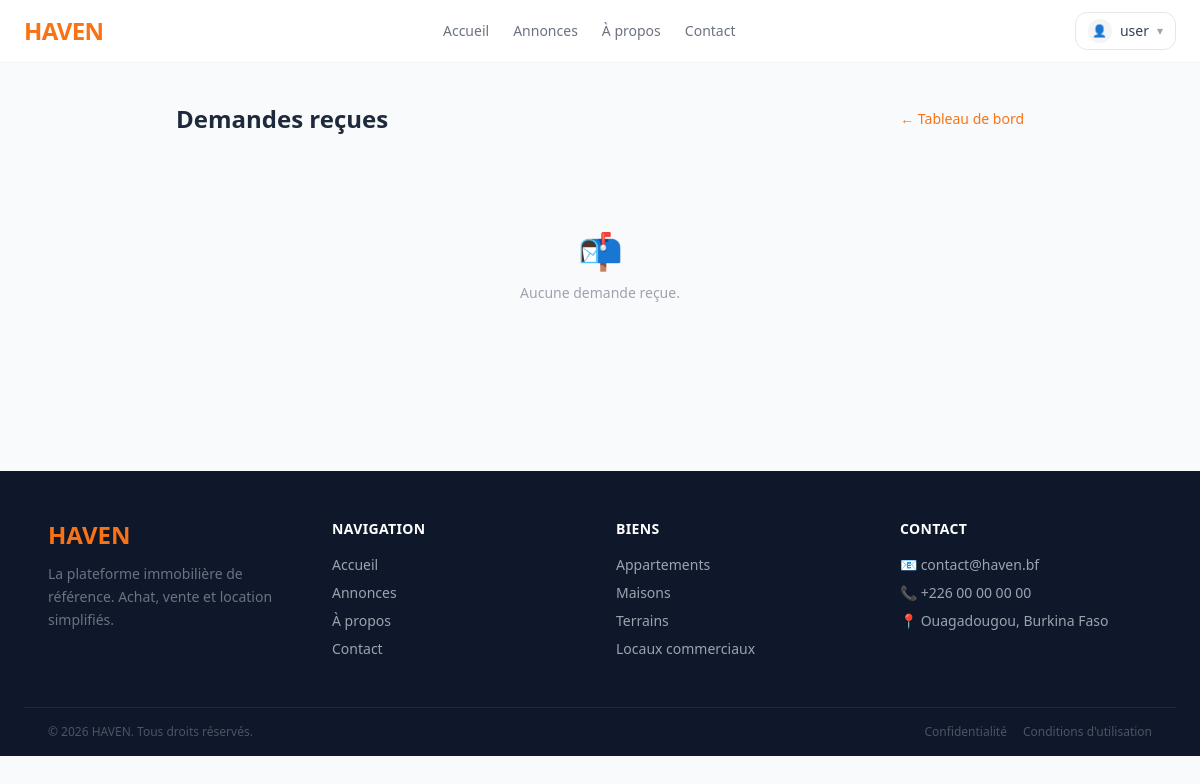
Page /dashboard/visits/received/ (signed in) on the earlier database version.
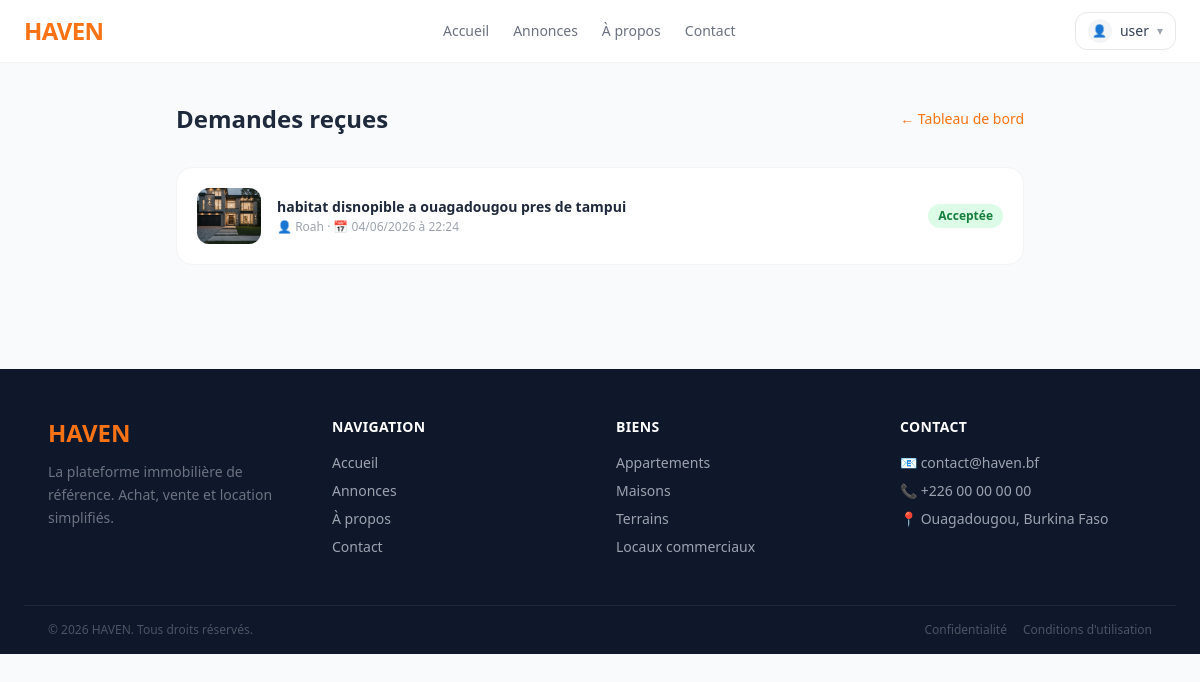
Same page on the later database version.
### apps/visits/models.py (models this page shows, shortened)
class Visit(models.Model):
    STATUS = [
        ('En attente', 'En attente'),
        ('Acceptée', 'Acceptée'),
        ('Refusée', 'Refusée'),
    ]
    listing = models.ForeignKey(Listing, on_delete=models.CASCADE, related_name='visits')
    sender = models.ForeignKey(settings.AUTH_USER_MODEL, on_delete=models.CASCADE, related_name='visits_sent')
    receiver = models.ForeignKey(settings.AUTH_USER_MODEL, on_delete=models.CASCADE, related_name='visits_received')
    status = models.CharField(max_length=20, choices=STATUS, default='En attente')
    date = models.DateTimeField()
    message = models.TextField(blank=True)
    created_at = models.DateTimeField(auto_now_add=True)
    class Meta:
        ordering = ['-created_at']

### apps/listings/models.py (models this page shows, shortened)
class Listing(models.Model):
    STATUS = [
        ('En vente', 'En vente'),
        ('A louer', 'A louer'),
        ('Vendu', 'Vendu'),
        ('Loué', 'Loué'),
    ]
    TYPES = [
        ('Appartement', 'Appartement'),
        ('Maison', 'Maison'),
        ('Local commercial', 'Local commercial'),
        ('Terrain', 'Terrain'),
    ]
    user = models.ForeignKey(settings.AUTH_USER_MODEL,
                            on_delete=models.CASCADE)
    title = models.CharField(max_length=255)
    description = models.TextField()
    property_type = models.CharField(max_length=20, choices=TYPES)
    status = models.CharField(max_length=20, choices=STATUS)
    price = models.DecimalField(max_digits=14,decimal_places=2)
    bathrooms = models.IntegerField()
    bedrooms = models.IntegerField()
    is_available = models.BooleanField(default=True)
    city = models.CharField(max_length=255)
    longitude = models.DecimalField(max_digits=9, decimal_places=6)
    latitude = models.DecimalField(max_digits=9, decimal_places=6)
    created_at = models.DateTimeField(auto_now_add=True)
    area = models.DecimalField(max_digits=8, decimal_places=2, null=True, blank=True)
    def get_first_image(self):
        first = self.images.first()
        return first.image.url if first else None
    class Meta:
        ordering = ['-created_at']

class Images(models.Model):
    listing = models.ForeignKey(Listing,on_delete=models.CASCADE, related_name='images')
    image = models.ImageField(upload_to='listings/images/')
    class Meta:
        ordering = ['listing']

### apps/accounts/models.py (models this page shows, shortened)
class User(AbstractUser):
    profile = models.ImageField(upload_to='profile/',blank=True,null=True)

### apps/visits/views.py (the view)
# urls.py: path('dashboard/visits/received/', views.visits_received, name='visits_received'),
@login_required
def visits_received(request):
    visits = Visit.objects.filter(receiver=request.user).select_related('listing', 'sender')
    return render(request, 'visits/received.html', {'visits': visits})

### templates/visits/received.html (shortened to what this page needs)
{% extends 'base.html' %}
{% block content %}
<div class="max-w-4xl mx-auto px-6 py-10">
    <div class="flex items-center justify-between mb-8">
        <h1 class="text-2xl font-bold text-slate-800">Demandes reçues</h1>
        <a href="{% url 'dashboard' %}" class="text-sm text-orange-500 hover:underline">← Tableau de bord</a>
    </div>
    <div class="space-y-4">
        {% for visit in visits %}
        <div id="visit-{{ visit.pk }}" class="bg-white border border-gray-100 rounded-2xl p-5 flex gap-4 items-center">
            <div class="w-16 h-14 rounded-xl overflow-hidden bg-gray-100 flex-shrink-0">
                {% if visit.listing.get_first_image %}
                    <img src="{{ visit.listing.get_first_image }}" class="w-full h-full object-cover">
                {% else %}
                    <div class="w-full h-full flex items-center justify-center text-xl">🏠</div>
                {% endif %}
            </div>
            <div class="flex-1 min-w-0">
                <h3 class="font-semibold text-slate-800 text-sm truncate">{{ visit.listing.title }}</h3>
                <p class="text-xs text-gray-400 mt-0.5">
                    👤 {{ visit.sender.username }} · 📅 {{ visit.date|date:"d/m/Y à H:i" }}
                </p>
            </div>
            <div class="flex-shrink-0 flex items-center gap-2">
                {% include 'visits/partials/visits_status.html' %}
            </div>
        </div>
        {% empty %}
        <div class="text-center py-16 text-gray-400">
            <p class="text-4xl mb-3">📬</p>
            <p class="text-sm">Aucune demande reçue.</p>
        </div>
        {% endfor %}
    </div>
</div>
{% endblock %}

### templates/visits/partials/visits_status.html
<span class="visit-status text-xs font-semibold px-2.5 py-1 rounded-full
    {% if visit.status == 'En attente' %}bg-yellow-100 text-yellow-700
    {% elif visit.status == 'Acceptée' %}bg-green-100 text-green-700
    {% else %}bg-red-100 text-red-500{% endif %}">
    {{ visit.status }}
</span>

Differences in the rows shown:
added Visit: listing.get_first_image (picture), listing "habitat disnopible a ouagadougou pres de tampui", sender.username "Roah", date "04/06/2026 à 22:24", status "Acceptée"
Other differences:
text no longer shown: "📬 Aucune demande reçue."
